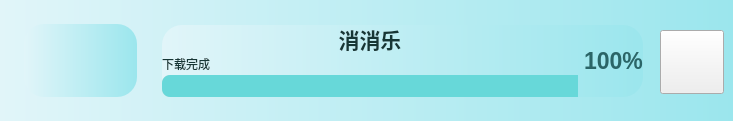
        <widget class="QWidget" name="widget_52" native="true">
         <property name="minimumSize">
          <size>
           <width>0</width>
           <height>121</height>
          </size>
         </property>
         <property name="maximumSize">
          <size>
           <width>16777215</width>
           <height>121</height>
          </size>
         </property>
         <property name="styleSheet">
          <string notr="true">.QWidget{
	background-color: qlineargradient(x1:0, y0:0, x2:1, y2:0,stop:0 rgb(225, 245, 249), stop:1 rgb(155, 230, 237));
	border-radius:20px;
	color: rgb(255, 255, 255);
}
</string>
         </property>
         <widget class="QWidget" name="widget_53" native="true">
          <property name="geometry">
           <rect>
            <x>24</x>
            <y>24</y>
            <width>113</width>
            <height>73</height>
           </rect>
          </property>
          <property name="styleSheet">
           <string notr="true"/>
          </property>
          <widget class="QLabel" name="label_31">
           <property name="geometry">
            <rect>
             <x>30</x>
             <y>5</y>
             <width>64</width>
             <height>64</height>
            </rect>
           </property>
           <property name="styleSheet">
            <string notr="true">border-image: url(:/youxi/images/xxl.jpg);</string>
           </property>
           <property name="text">
            <string/>
           </property>
          </widget>
         </widget>
         <widget class="QPushButton" name="pushButton_game_xiaoxiaole">
          <property name="geometry">
           <rect>
            <x>660</x>
            <y>30</y>
            <width>64</width>
            <height>64</height>
           </rect>
          </property>
          <property name="styleSheet">
           <string notr="true">border-image: url(:/icons/icons/play_game.png);</string>
          </property>
          <property name="text">
           <string/>
          </property>
         </widget>
         <widget class="QWidget" name="layoutWidget_9">
          <property name="geometry">
           <rect>
            <x>162</x>
            <y>25</y>
            <width>481</width>
            <height>72</height>
           </rect>
          </property>
          <layout class="QHBoxLayout" name="horizontalLayout_9">
           <item>
            <layout class="QVBoxLayout" name="verticalLayout_10">
             <property name="spacing">
              <number>2</number>
             </property>
             <item>
              <widget class="QLabel" name="label_83">
               <property name="font">
                <font>
                 <pointsize>16</pointsize>
                 <weight>75</weight>
                 <bold>true</bold>
                </font>
               </property>
               <property name="styleSheet">
                <string notr="true">color: rgb(22, 54, 53);
text-align:centre;
</string>
               </property>
               <property name="text">
                <string>消消乐</string>
               </property>
               <property name="alignment">
                <set>Qt::AlignCenter</set>
               </property>
              </widget>
             </item>
             <item>
              <widget class="QLabel" name="label_84">
               <property name="font">
                <font>
                 <weight>50</weight>
                 <bold>false</bold>
                </font>
               </property>
               <property name="styleSheet">
                <string notr="true">color: rgb(22, 54, 53)</string>
               </property>
               <property name="text">
                <string>下载完成</string>
               </property>
              </widget>
             </item>
             <item>
              <widget class="QProgressBar" name="progressBar_25">
               <property name="styleSheet">
                <string notr="true">QProgressBar::chunk {
        border-top-left-radius:8px;
border-bottom-left-radius:8px;
	background-color: rgb(103, 216, 217)
}
QProgressBar{
border-radius:8px;
background-color: rgb(223, 223, 223);
}
</string>
               </property>
               <property name="value">
                <number>100</number>
               </property>
               <property name="textVisible">
                <bool>false</bool>
               </property>
              </widget>
             </item>
            </layout>
           </item>
           <item>
            <widget class="QLabel" name="label_85">
             <property name="font">
              <font>
               <pointsize>17</pointsize>
               <weight>75</weight>
               <bold>true</bold>
              </font>
             </property>
             <property name="styleSheet">
              <string notr="true">color: rgb(43, 101, 103);</string>
             </property>
             <property name="text">
              <string>100%</string>
             </property>
             <property name="alignment">
              <set>Qt::AlignLeading|Qt::AlignLeft|Qt::AlignVCenter</set>
             </property>
            </widget>
           </item>
          </layout>
         </widget>
        </widget>
